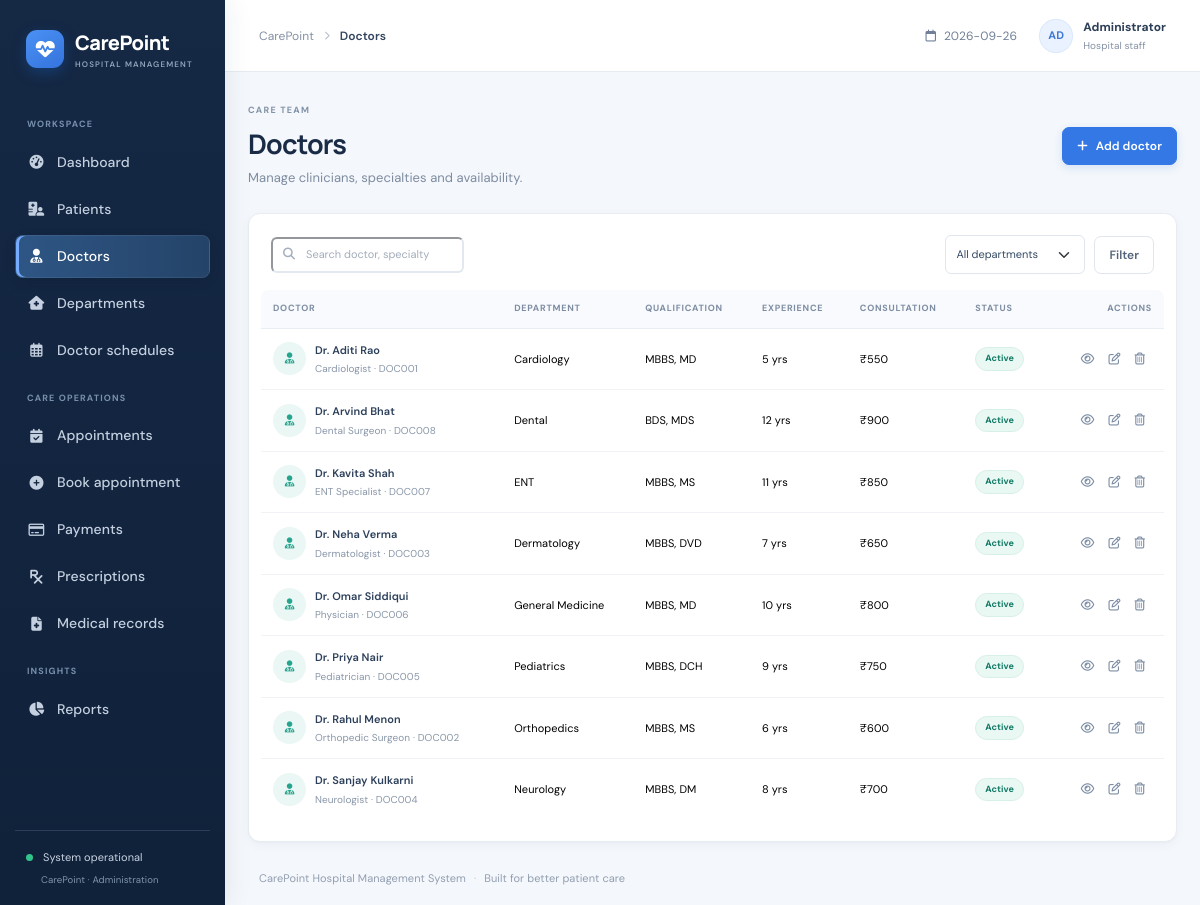
Page /doctors on the committed database.
### tables this page shows
CREATE TABLE doctors(doctor_id INTEGER PRIMARY KEY, doctor_code TEXT UNIQUE NOT NULL, full_name TEXT NOT NULL, specialization TEXT, department_id INTEGER NOT NULL REFERENCES departments ON DELETE RESTRICT, qualification TEXT, phone TEXT, email TEXT, consultation_fee REAL NOT NULL DEFAULT 0 CHECK(consultation_fee>=0), experience_years INTEGER DEFAULT 0, room_number TEXT, available_days TEXT DEFAULT '', status TEXT NOT NULL DEFAULT 'Active', created_at TEXT NOT NULL DEFAULT CURRENT_TIMESTAMP);

CREATE TABLE departments(department_id INTEGER PRIMARY KEY, department_name TEXT UNIQUE NOT NULL, description TEXT DEFAULT '', location TEXT DEFAULT '', status TEXT NOT NULL DEFAULT 'Active');

### app.py (the view)
@app.route('/doctors')
def doctors():
    q=request.args.get('q','').strip(); dep=request.args.get('department','')
    sql='SELECT doc.*,d.department_name FROM doctors doc JOIN departments d USING(department_id) WHERE (doc.full_name LIKE ? OR doc.specialization LIKE ? OR doc.doctor_code LIKE ?)'; args=[f'%{q}%']*3
    if dep: sql+=' AND doc.department_id=?'; args.append(dep)
    return render_template('doctors.html',doctors=rows(sql+' ORDER BY doc.full_name',args),departments=rows('SELECT * FROM departments ORDER BY department_name'),q=q,department=dep)

### app.py (called while the page is built)
def db():
    conn = sqlite3.connect(DB_PATH, factory=ClosingConnection)
    conn.row_factory = sqlite3.Row
    conn.execute('PRAGMA foreign_keys = ON')
    return conn

def rows(sql, args=()):
    with db() as con:
        return con.execute(sql, args).fetchall()

@app.context_processor
def global_context(): return {'today':date.today().isoformat(), 'statuses':STATUSES, 'days':DAYS}

    def __exit__(self, exc_type, exc, tb):
        try:
            return super().__exit__(exc_type, exc, tb)
        finally:
            self.close()

### templates/doctors.html
{% extends 'base.html' %}{% block title %}Doctors{% endblock %}{% block page_name %}Doctors{% endblock %}{% block content %}<div class="page-heading"><div><div class="eyebrow">CARE TEAM</div><h1>Doctors</h1><p>Manage clinicians, specialties and availability.</p></div><a class="btn btn-primary" href="{{ url_for('add_doctor') }}"><i class="fa-solid fa-plus me-2"></i>Add doctor</a></div><section class="panel"><form class="filter-bar"><div class="search-field"><i class="fa-solid fa-magnifying-glass"></i><input name="q" value="{{ q }}" placeholder="Search doctor, specialty or ID"></div><select class="form-select" name="department"><option value="">All departments</option>{% for d in departments %}<option value="{{ d.department_id }}" {{ 'selected' if department|string==d.department_id|string }}>{{ d.department_name }}</option>{% endfor %}</select><button class="btn btn-outline-secondary">Filter</button></form>{% if doctors %}<div class="table-responsive"><table class="table data-table"><thead><tr><th>DOCTOR</th><th>DEPARTMENT</th><th>QUALIFICATION</th><th>EXPERIENCE</th><th>CONSULTATION</th><th>STATUS</th><th class="text-end">ACTIONS</th></tr></thead><tbody>{% for d in doctors %}<tr><td><div class="person-cell"><span class="doctor-avatar"><i class="fa-solid fa-user-doctor"></i></span><div><a class="table-name" href="{{ url_for('doctor_view',id=d.doctor_id) }}">{{ d.full_name }}</a><small>{{ d.specialization }} · {{ d.doctor_code }}</small></div></div></td><td>{{ d.department_name }}</td><td>{{ d.qualification or '—' }}</td><td>{{ d.experience_years }} yrs</td><td>₹{{ '%.0f'|format(d.consultation_fee) }}</td><td><span class="status-badge status-{{ d.status|lower|replace(' ','-') }}">{{ d.status }}</span></td><td class="text-end"><a class="icon-action" href="{{ url_for('doctor_view',id=d.doctor_id) }}"><i class="fa-regular fa-eye"></i></a><a class="icon-action" href="{{ url_for('edit_doctor',id=d.doctor_id) }}"><i class="fa-regular fa-pen-to-square"></i></a><form class="d-inline" method="post" action="{{ url_for('delete_doctor',id=d.doctor_id) }}" data-confirm="Delete {{ d.full_name }}?"><button class="icon-action danger-action"><i class="fa-regular fa-trash-can"></i></button></form></td></tr>{% endfor %}</tbody></table></div>{% else %}<div class="empty-state">No doctors found.</div>{% endif %}</section>{% endblock %}

### static/css/style.css (style rules this page uses)
:root { --ink:#172b4d;--muted:#738198;--line:#e9edf3;--bg:#f5f7fb;--blue:#3978e8;--nav:#15263f;--mint:#16a88b }
* { box-sizing:border-box }
body { margin:0;background:var(--bg);color:#253750;font-family:'DM Sans',sans-serif;font-size:14px }
.page-heading { display:flex;align-items:center;justify-content:space-between;gap:20px;margin-bottom:24px }
.eyebrow { font-size:9px;letter-spacing:1.15px;font-weight:700;color:#8897aa;margin-bottom:7px }
.page-heading h1 { font:700 25px Manrope,sans-serif;letter-spacing:-.65px;color:var(--ink);margin:0 }
.page-heading p { margin:6px 0 0;color:#7c899c;font-size:13px }
.btn { border-radius:7px;font-size:12px;font-weight:600;padding:9px 14px }
.btn-primary { background:var(--blue);border-color:var(--blue);box-shadow:0 3px 8px #3978e82a }
.btn-light,.btn-outline-secondary { background:white;border-color:#e2e7ee;color:#52627a }
.metric-card,.panel,.mini-metric { background:white;border:1px solid #ebeff4;border-radius:10px;box-shadow:0 2px 8px #17315a05 }
.panel { padding:19px 20px }
.data-table { font-size:11px;color:#495971;vertical-align:middle;margin:0 }
.data-table thead th { font-size:9px;letter-spacing:.6px;color:#9aa5b5;font-weight:700;border-bottom:1px solid #edf0f4;padding:10px 12px;white-space:nowrap }
.data-table tbody td { padding:12px;border-color:#f0f2f5 }
.data-table tbody tr:last-child td { border-bottom:0 }
.data-table small { font-size:10px }
.table-responsive { margin:0 -10px }
.table-name { color:#2d405b;text-decoration:none;font-weight:600 }
.person-cell { display:flex;align-items:center;gap:9px }
.person-cell small { display:block;color:#8996a8;margin-top:3px }
.person-avatar,.doctor-avatar { width:33px;height:33px;border-radius:50%;background:#eff4fc;display:grid;place-items:center;color:#5685cb;font-weight:700 }
.doctor-avatar { background:#eaf7f4;color:#25a48e }
.status-badge { display:inline-block;border-radius:20px;padding:4px 8px;font-size:9px;font-weight:700;background:#edf2f8;color:#607087;white-space:nowrap }
.status-confirmed,.status-active,.status-paid { color:#14866d;background:#e8f7f1 }
.icon-action { background:none;border:0;color:#7c8da4;padding:5px 7px;text-decoration:none;font-size:12px }
.filter-bar { display:flex;gap:9px;align-items:center;margin-bottom:16px;flex-wrap:wrap }
.search-field { position:relative;flex:1;min-width:210px }
.search-field>i { position:absolute;left:12px;top:11px;color:#a4afbd;font-size:12px }
.search-field input { padding-left:33px;padding-right:30px }
.search-field input,.form-control,.form-select { border-color:#e2e8ef;border-radius:6px;min-height:36px;font-size:11px;color:#42536b }
.search-field input::placeholder { color:#a3adbb }
.filter-bar>.form-select { width:auto;min-width:140px }
.form-control,.form-select { padding:8px 10px }

### rows in the picture
doctors: full_name "Dr. Aditi Rao", specialization "Cardiologist", doctor_code "DOC001", department_name "Cardiology", qualification "MBBS, MD", experience_years "5", consultation_fee "550", status "Active"
doctors: full_name "Dr. Arvind Bhat", specialization "Dental Surgeon", doctor_code "DOC008", department_name "Dental", qualification "BDS, MDS", experience_years "12", consultation_fee "900", status "Active"
doctors: full_name "Dr. Kavita Shah", specialization "ENT Specialist", doctor_code "DOC007", department_name "ENT", qualification "MBBS, MS", experience_years "11", consultation_fee "850", status "Active"
doctors: full_name "Dr. Neha Verma", specialization "Dermatologist", doctor_code "DOC003", department_name "Dermatology", qualification "MBBS, DVD", experience_years "7", consultation_fee "650", status "Active"
doctors: full_name "Dr. Omar Siddiqui", specialization "Physician", doctor_code "DOC006", department_name "General Medicine", qualification "MBBS, MD", experience_years "10", consultation_fee "800", status "Active"
doctors: full_name "Dr. Priya Nair", specialization "Pediatrician", doctor_code "DOC005", department_name "Pediatrics", qualification "MBBS, DCH", experience_years "9", consultation_fee "750", status "Active"
doctors: full_name "Dr. Rahul Menon", specialization "Orthopedic Surgeon", doctor_code "DOC002", department_name "Orthopedics", qualification "MBBS, MS", experience_years "6", consultation_fee "600", status "Active"
doctors: full_name "Dr. Sanjay Kulkarni", specialization "Neurologist", doctor_code "DOC004", department_name "Neurology", qualification "MBBS, DM", experience_years "8", consultation_fee "700", status "Active"
